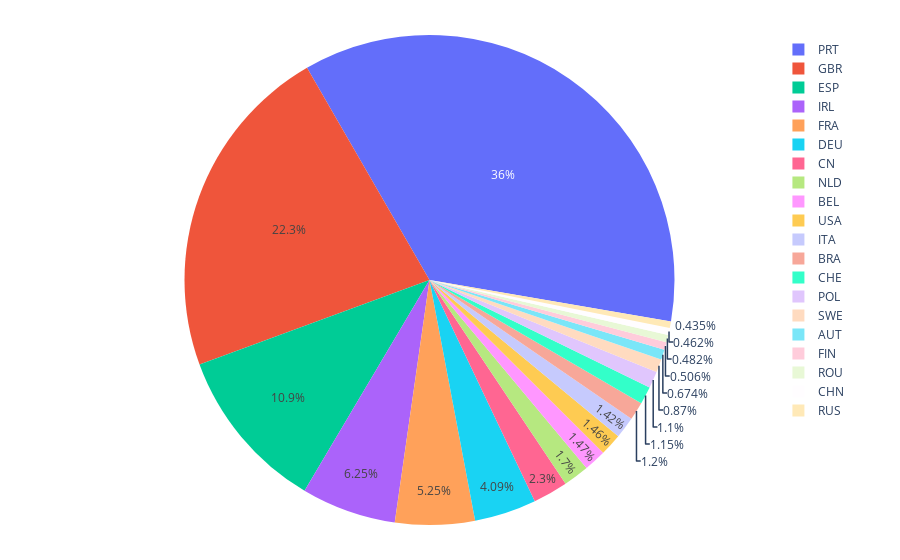

Source (notebook cell):
### Code cell
resort_countries.loc[resort_countries['no. of bookings'] < 100] = 'Other Countries' # represent only countries with bookings over 100
fig = px.pie(resort_countries, values='no. of bookings', names='country', height=550)
fig.update_layout(margin=dict(l=0, r=0, t=35, b=35))
fig.update_traces(rotation=-30)
fig.show()

### Figure 1 — Plotly figure (JSON) as saved in the notebook; plotly's stock layout.template omitted (floating-point values rounded to 4 significant figures)
{"data": [{"domain": {"x": [0, 1], "y": [0, 1]}, "hovertemplate": "country=%{label}<br>no. of bookings=%{value}<extra></extra>", "labels": ["PRT", "GBR", "ESP", "IRL", "FRA", "DEU", "CN", "NLD", "BEL", "USA", "ITA", "BRA", "CHE", "POL", "SWE", "AUT", "FIN", "ROU", "CHN", "RUS", "Other Countries", "Other Countries", "Other Countries", "Other Countries", "Other Countries", "Other Countries", "Other Countries", "Other Countries", "Other Countries", "Other Countries", "Other Countries", "Other Countries", "Other Countries", "Other Countries", "Other Countries", "Other Countries", "Other Countries", "Other Countries", "Other Countries", "Other Countries", "Other Countries", "Other Countries", "Other Countries", "Other Countries", "Other Countries", "Other Countries", "Other Countries", "Other Countries", "Other Countries", "Other Countries", "Other Countries", "Other Countries", "Other Countries", "Other Countries", "Other Countries", "Other Countries", "Other Countries", "Other Countries", "Other Countries", "Other Countries", "Other Countries", "Other Countries", "Other Countries", "Other Countries", "Other Countries", "Other Countries", "Other Countries", "Other Countries", "Other Countries", "Other Countries", "Other Countries", "Other Countries", "Other Countries", "Other Countries", "Other Countries", "Other Countries", "Other Countries", "Other Countries", "Other Countries", "Other Countries", "Other Countries", "Other Countries", "Other Countries", "Other Countries", "Other Countries", "Other Countries", "Other Countries", "Other Countries", "Other Countries", "Other Countries", "Other Countries", "Other Countries", "Other Countries", "Other Countries", "Other Countries", "Other Countries", "Other Countries", "Other Countries", "Other Countries", "Other Countries", "Other Countries", "Other Countries", "Other Countries", "Other Countries", "Other Countries", "Other Countries", "Other Countries", "Other Countries", "Other Countries", "Other Countries", "Other Countries", "Other Countries", "Other Countries", "Other Countries", "Other Countries", "Other Countries", "Other Countries"], "legendgroup": "", "name": "", "rotation": -30, "showlegend": true, "type": "pie", "values": [9196, 5683, 2775, 1596, 1340, 1043, 587, 433, 375, 372, 362, 305, 294, 281, 222, 172, 129, 123, 118, 111, "Other Countries", "Other Countries", "Other Countries", "Other Countries", "Other Countries", "Other Countries", "Other Countries", "Other Countries", "Other Countries", "Other Countries", "Other Countries", "Other Countries", "Other Countries", "Other Countries", "Other Countries", "Other Countries", "Other Countries", "Other Countries", "Other Countries", "Other Countries", "Other Countries", "Other Countries", "Other Countries", "Other Countries", "Other Countries", "Other Countries", "Other Countries", "Other Countries", "Other Countries", "Other Countries", "Other Countries", "Other Countries", "Other Countries", "Other Countries", "Other Countries", "Other Countries", "Other Countries", "Other Countries", "Other Countries", "Other Countries", "Other Countries", "Other Countries", "Other Countries", "Other Countries", "Other Countries", "Other Countries", "Other Countries", "Other Countries", "Other Countries", "Other Countries", "Other Countries", "Other Countries", "Other Countries", "Other Countries", "Other Countries", "Other Countries", "Other Countries", "Other Countries", "Other Countries", "Other Countries", "Other Countries", "Other Countries", "Other Countries", "Other Countries", "Other Countries", "Other Countries", "Other Countries", "Other Countries", "Other Countries", "Other Countries", "Other Countries", "Other Countries", "Other Countries", "Other Countries", "Other Countries", "Other Countries", "Other Countries", "Other Countries", "Other Countries", "Other Countries", "Other Countries", "Other Countries", "Other Countries", "Other Countries", "Other Countries", "Other Countries", "Other Countries", "Other Countries", "Other Countries", "Other Countries", "Other Countries", "Other Countries", "Other Countries", "Other Countries", "Other Countries", "Other Countries", "Other Countries"]}], "layout": {"autosize": true, "legend": {"tracegroupgap": 0}, "margin": {"b": 35, "l": 0, "r": 0, "t": 35}}}
